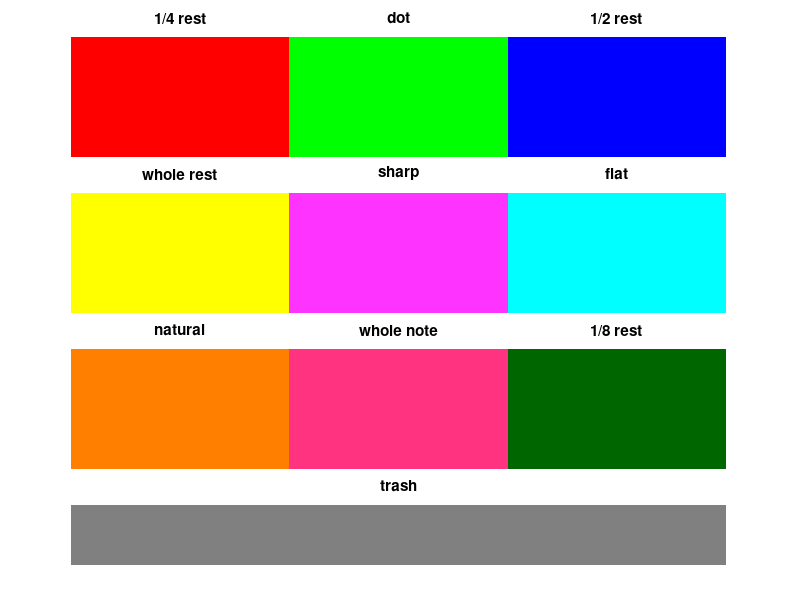

Reproduce this figure in MATLAB.
function [h_fig] = legend

h_fig = figure(...
'PaperPosition',get(0,'defaultfigurePaperPosition'),...
'Position',[100 100 550 500],... %adjust fit to screen
'Resize','off',...
'Tag','figure1');
set(h_fig,'MenuBar','none');

r = [1 0 0 1  1 0  1  1  0];
g = [0 1 0 1 .2 1 .5 .2 .4];
b = [0 0 1 0  1 1  0 .5  0];
titles = {'1/4 rest','dot','1/2 rest','whole rest','sharp','flat','natural','whole note','1/8 rest'};

% row 1
h1 = axes(...
'Parent',h_fig,...
'Units','pixels',...
'Position',[50 500-130 150 100],...
'XColor',get(0,'defaultaxesXColor'),...
'XTick',[],...
'XTickMode','manual',...
'YColor',get(0,'defaultaxesYColor'),...
'YTick',[],...
'YTickMode','manual');
imagesc(cat(3,r(1),g(1),b(1))); axis(h1,'off'); title(titles{1});

h2 = axes(...
'Parent',h_fig,...
'Units','pixels',...
'Position',[200 500-130 150 100],...
'XColor',get(0,'defaultaxesXColor'),...
'XTick',[],...
'XTickMode','manual',...
'YColor',get(0,'defaultaxesYColor'),...
'YTick',[],...
'YTickMode','manual');
imagesc(cat(3,r(2),g(2),b(2))); axis(h2,'off'); title(titles{2});

h3 = axes(...
'Parent',h_fig,...
'Units','pixels',...
'Position',[350 500-130 150 100],...
'XColor',get(0,'defaultaxesXColor'),...
'XTick',[],...
'XTickMode','manual',...
'YColor',get(0,'defaultaxesYColor'),...
'YTick',[],...
'YTickMode','manual');
imagesc(cat(3,r(3),g(3),b(3))); axis(h3,'off'); title(titles{3});


% row 2
h4 = axes(...
'Parent',h_fig,...
'Units','pixels',...
'Position',[50 500-260 150 100],...
'XColor',get(0,'defaultaxesXColor'),...
'XTick',[],...
'XTickMode','manual',...
'YColor',get(0,'defaultaxesYColor'),...
'YTick',[],...
'YTickMode','manual');
imagesc(cat(3,r(4),g(4),b(4))); axis(h4,'off'); title(titles{4});

h5 = axes(...
'Parent',h_fig,...
'Units','pixels',...
'Position',[200 500-260 150 100],...
'XColor',get(0,'defaultaxesXColor'),...
'XTick',[],...
'XTickMode','manual',...
'YColor',get(0,'defaultaxesYColor'),...
'YTick',[],...
'YTickMode','manual');
imagesc(cat(3,r(5),g(5),b(5))); axis(h5,'off'); title(titles{5});

h6 = axes(...
'Parent',h_fig,...
'Units','pixels',...
'Position',[350 500-260 150 100],...
'XColor',get(0,'defaultaxesXColor'),...
'XTick',[],...
'XTickMode','manual',...
'YColor',get(0,'defaultaxesYColor'),...
'YTick',[],...
'YTickMode','manual');
imagesc(cat(3,r(6),g(6),b(6))); axis(h6,'off'); title(titles{6});


% row 3
h7 = axes(...
'Parent',h_fig,...
'Units','pixels',...
'Position',[50 500-390 150 100],...
'XColor',get(0,'defaultaxesXColor'),...
'XTick',[],...
'XTickMode','manual',...
'YColor',get(0,'defaultaxesYColor'),...
'YTick',[],...
'YTickMode','manual');
imagesc(cat(3,r(7),g(7),b(7))); axis(h7,'off'); title(titles{7});

h8 = axes(...
'Parent',h_fig,...
'Units','pixels',...
'Position',[200 500-390 150 100],...
'XColor',get(0,'defaultaxesXColor'),...
'XTick',[],...
'XTickMode','manual',...
'YColor',get(0,'defaultaxesYColor'),...
'YTick',[],...
'YTickMode','manual');
imagesc(cat(3,r(8),g(8),b(8))); axis(h8,'off'); title(titles{8});

h9 = axes(...
'Parent',h_fig,...
'Units','pixels',...
'Position',[350 500-390 150 100],...
'XColor',get(0,'defaultaxesXColor'),...
'XTick',[],...
'XTickMode','manual',...
'YColor',get(0,'defaultaxesYColor'),...
'YTick',[],...
'YTickMode','manual');
imagesc(cat(3,r(9),g(9),b(9))); axis(h9,'off'); title(titles{9});



%trash
h10 = axes(...
'Parent',h_fig,...
'Units','pixels',...
'Position',[50 500-470 450 50],...
'XColor',get(0,'defaultaxesXColor'),...
'XTick',[],...
'XTickMode','manual',...
'YColor',get(0,'defaultaxesYColor'),...
'YTick',[],...
'YTickMode','manual');
imagesc(cat(3,.5,.5,.5)); axis(h10,'off'); title('trash');